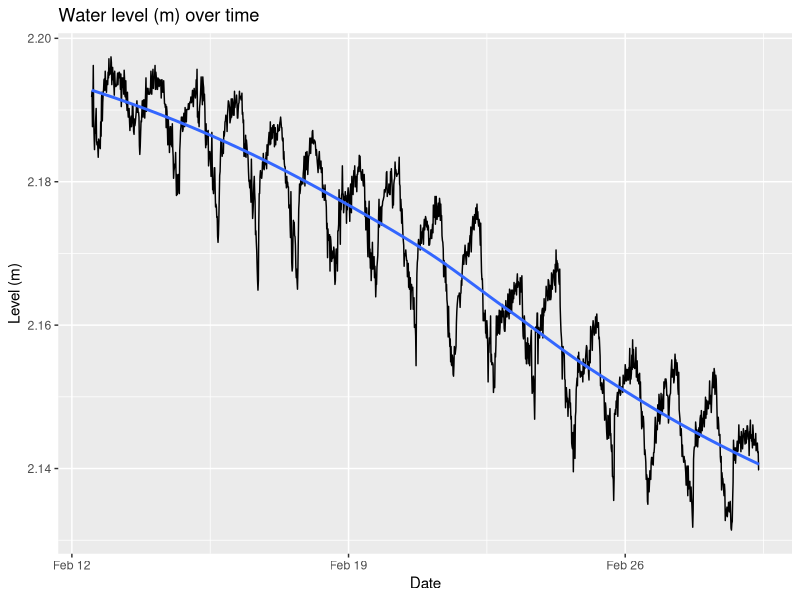
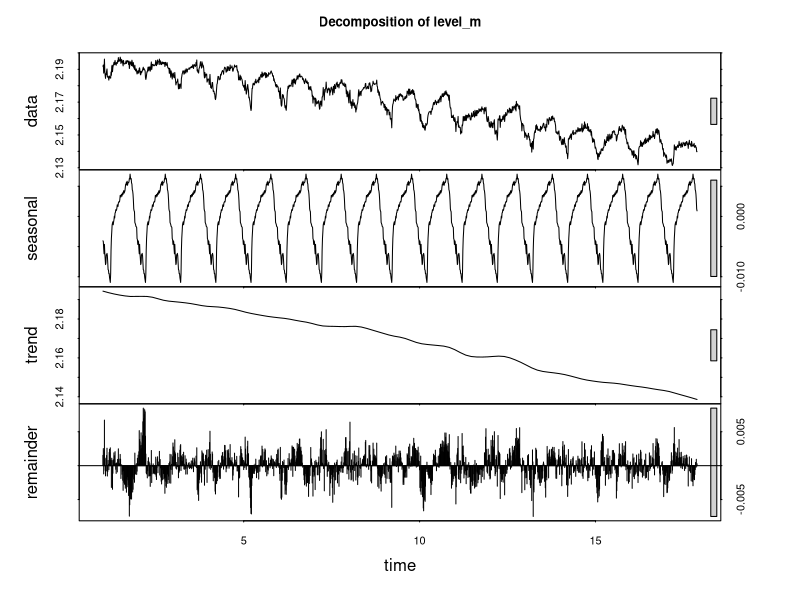
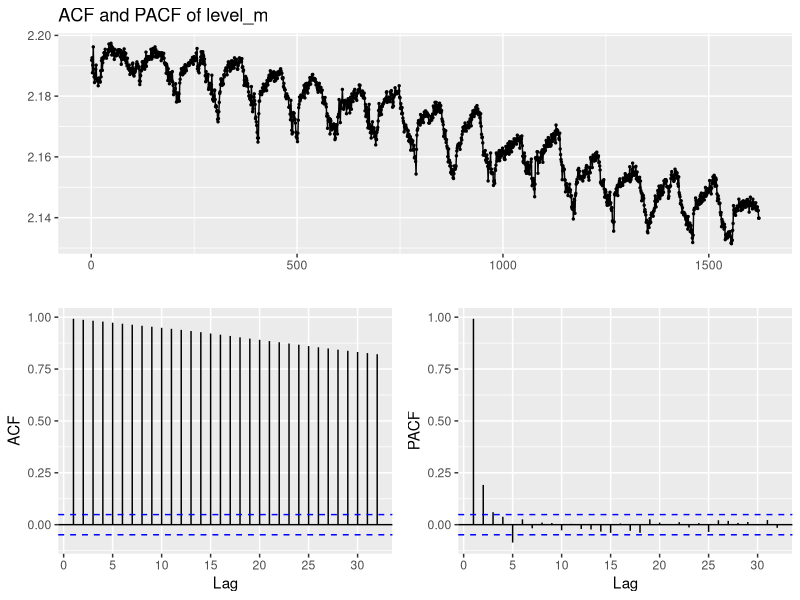
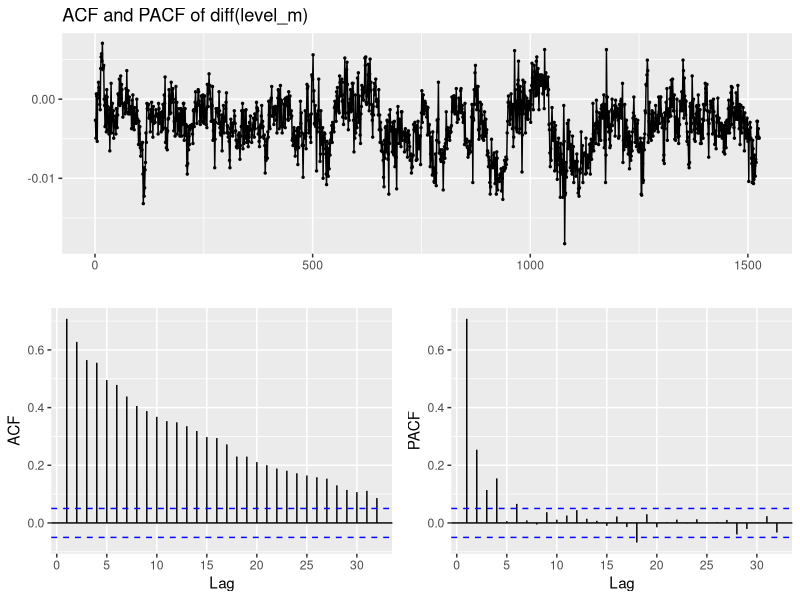
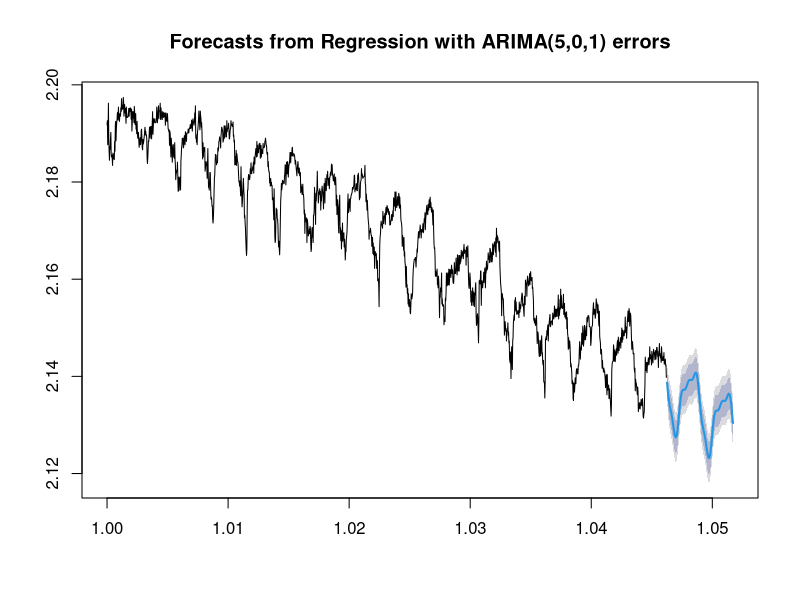

Reproduce these figures in R, in order.
## ---- chunk 1
knitr::opts_chunk$set(echo = TRUE)
## ---- chunk 2
library(tidyverse)
library(here)
library(forecast)
library(tseries)
## ---- chunk 3
here()

lv <- read_csv('data/180301 Level Data.csv')
head(lv, n=5)
## ---- chunk 4
lv$date_time <- as.POSIXct(lv$date_time, format = '%m/%d/%y %H:%M')
lv_df <- lv[c(2,5)]

cat('\nAbsolute difference in water level over the period of', as.character(min(lv_df$date_time)), 'and', as.character(min(lv_df$date_time)), 'in meters:', max(lv_df$level_m) - min(lv_df$level_m))
## ---- chunk 5
ggplot(lv_df, aes(date_time, level_m)) +
    geom_line() +
    geom_smooth(method = 'loess', se = FALSE) +
    xlab('Date') +
    ylab('Level (m)') + 
    ggtitle('Water level (m) over time')
## ---- chunk 6
decomp_ts <- ts(lv_df$level_m, frequency = 96) %>%
    stl(s.window='periodic') %>%
    plot(main='Decomposition of level_m')
## ---- chunk 7
ggtsdisplay(lv_df$level_m, main='ACF and PACF of level_m')

ggtsdisplay(diff(lv_df$level_m, lag=96), main='ACF and PACF of diff(level_m)')
## ---- chunk 8
adf.test(lv_df$level_m, k=96)
## ---- chunk 9
lv_ts <- msts(lv_df$level_m, seasonal.periods=c(96,35064))
## ---- chunk 10
auto_fit <- auto.arima(lv_ts, seasonal=FALSE, xreg=fourier(lv_ts, K=c(4,1)))
plot(forecast(auto_fit, h=192, xreg=fourier(lv_ts, K=c(4,1), h=192)))
